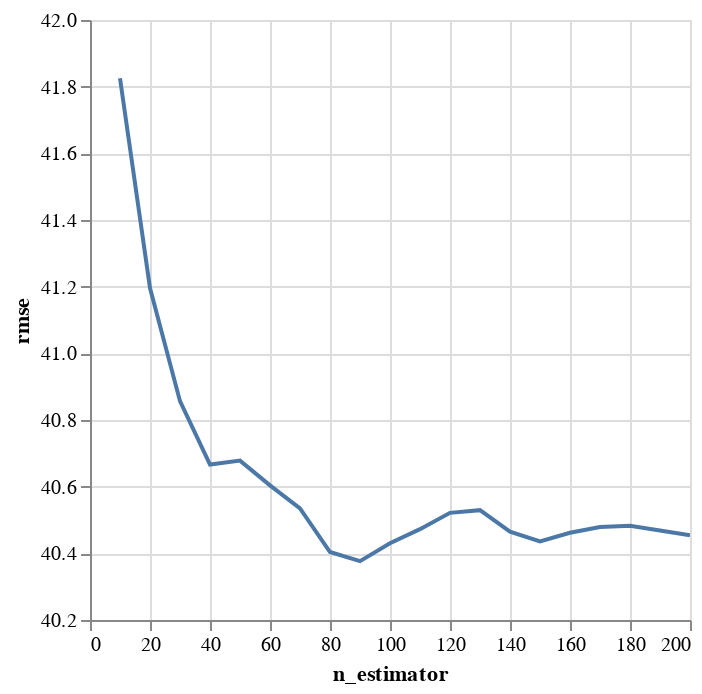

Here is the notebook cell this chart was saved with:
### Code cell
df_score.plot.line(x="n_estimator", y="rmse").configure_scale(zero=False)

### Figure 1 — Vega-Lite specification as saved in the notebook (floating-point values rounded to 4 significant figures)
{"config": {"view": {"continuousWidth": 300, "continuousHeight": 300}, "scale": {"zero": false}}, "data": {"name": "data-42fb4dbbec4600af70f4e9efc42ad82e"}, "mark": {"type": "line", "tooltip": true}, "encoding": {"x": {"field": "n_estimator", "type": "quantitative"}, "y": {"field": "rmse", "type": "quantitative"}}, "params": [{"name": "param_1", "select": {"type": "interval", "encodings": ["x", "y"]}, "bind": "scales"}], "$schema": "https://vega.github.io/schema/vega-lite/v5.20.1.json", "datasets": {"data-42fb4dbbec4600af70f4e9efc42ad82e": [{"n_estimator": 10, "rmse": 41.83}, {"n_estimator": 20, "rmse": 41.2}, {"n_estimator": 30, "rmse": 40.86}, {"n_estimator": 40, "rmse": 40.67}, {"n_estimator": 50, "rmse": 40.68}, {"n_estimator": 60, "rmse": 40.6}, {"n_estimator": 70, "rmse": 40.53}, {"n_estimator": 80, "rmse": 40.4}, {"n_estimator": 90, "rmse": 40.38}, {"n_estimator": 100, "rmse": 40.43}, {"n_estimator": 110, "rmse": 40.47}, {"n_estimator": 120, "rmse": 40.52}, {"n_estimator": 130, "rmse": 40.53}, {"n_estimator": 140, "rmse": 40.47}, {"n_estimator": 150, "rmse": 40.44}, {"n_estimator": 160, "rmse": 40.46}, {"n_estimator": 170, "rmse": 40.48}, {"n_estimator": 180, "rmse": 40.48}, {"n_estimator": 190, "rmse": 40.47}, {"n_estimator": 200, "rmse": 40.45}]}}
